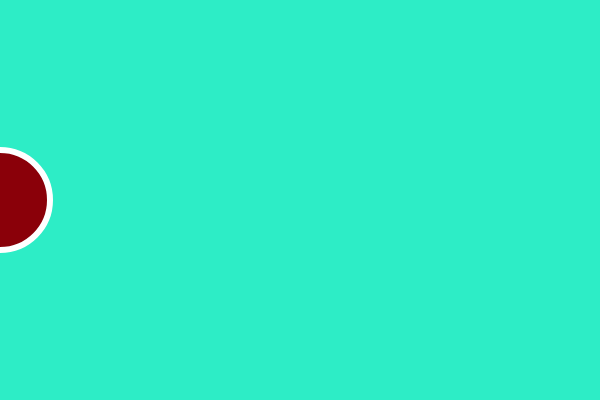
Frame 1 (no input)
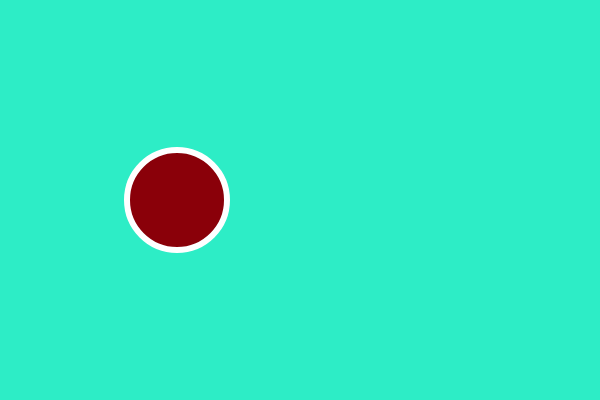
Frame 60 (no input)
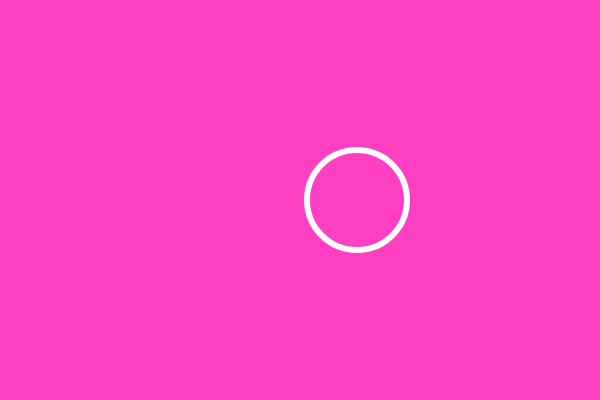
Frame 120 (the mouse pressed at the canvas centre since frame 60)

The p5.js sketch that drew these frames (run headless with seeded random() and noise() and a simulated clock; from frame 60 on, the mouse is pressed at the canvas centre):

// p5.js sketch
// ── sketch.js
var x = 0;
var speed = 3;

function setup(){
    createCanvas(600,400);
}

function draw(){
    background(45, 237, 198);
    
    //I wrote this so background could change to pink when clicked
     if(mouseIsPressed){
         background(255,63,194);
     }
     
    stroke(255);
    strokeWeight(6);
    
    if(mouseY<150){
        fill(138,0,9);
    }
    else{
        noFill();
    }
    
    //circle
    ellipse(x,200,100,100);
    
    //this code is going to get the cirlce to move on it's own
    if(x>width || x < 0 ){
        console.log("CIRCLE IS OFF THE SCREEN!!!")
        speed = speed * -1;
    }
    
    x = x + speed;
    console.log(x);
} 
